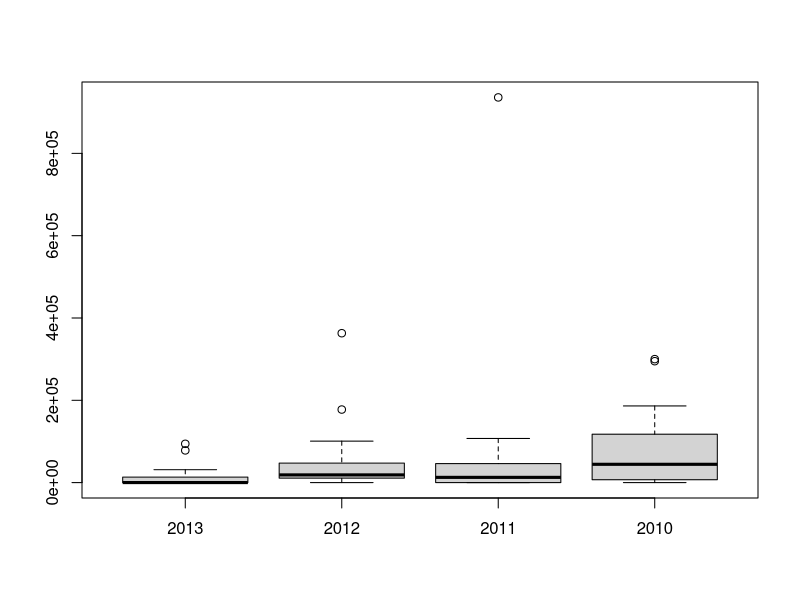

This figure's R source:
setwd('/Users/upjohnc/Golf Statistics')
all<-read.csv('./data/Winning Stats.csv', header=FALSE, stringsAsFactors=F)


####Ohair####
temp1<- all[c(27, 38, 49, 60, 71, 82, 93, 104, 115, 126, 137, 148, 159, 170, 181, 192, 203, 214, 225, 236, 247, 258, 269, 280, 291, 302, 313, 324), 31]
temp2<- all[c(27, 38, 49, 60, 71, 82, 93, 104, 115, 126, 137, 148, 159, 170, 181, 192, 203, 214, 225, 236, 247, 258, 269, 280, 291, 302, 313, 324), 32]
temp3<- all[c(27, 38, 49, 60, 71, 82, 93, 104, 115, 126, 137, 148, 159, 170, 181, 192, 203, 214, 225, 236, 247, 258, 269, 280, 291, 302, 313, 324), 33]
temp4<- all[c(27, 38, 49, 60, 71, 82, 93, 104, 115, 126, 137, 148, 159, 170, 181, 192, 203, 214, 225, 236, 247, 258, 269, 280, 291, 302, 313, 324), 34]
temp <- rbind(temp1, temp2, temp3, temp4)
temp5<-as.data.frame(temp, stringsAsFactors=F)
temp5
#remove $ , % from data
for (i in grep("--", temp5)) temp5[,i]<-gsub("--", "0", temp5[,i])
for (i in grep("\\$", temp5)) temp5[,i]<-gsub("\\$", "", temp5[,i])
for (i in grep(",", temp5)) temp5[,i]<-gsub(",", "", temp5[,i])
for (i in grep("\\$", temp5)) temp5[,i]<-gsub("\\$", "", temp5[,i])
for (i in 1:ncol(temp5)) temp5[,i] <- as.numeric(temp5[,i])
ohair<-t(temp5)
colnames(ohair)<- c("2013", "2012", "2011", "2010")
ohair
boxplot(ohair)
summary(ohair)
apply(ohair, 2,function(x) sum(x, na.rm=T))
ohairTot <- c(268614, 1160981, 1483948, 1859040)
ohair[,2]/1160981
o12<- ohair[,2]/ohairTot[2]
o12<-o12[order(o12, decreasing = T)]
sum(o12[1:3])
o12[1:3]
o12
o11<-ohair[,3]/ohairTot[3]
o11<-o11[order(o11, decreasing = T)]
sum(o11[1:3])
o11